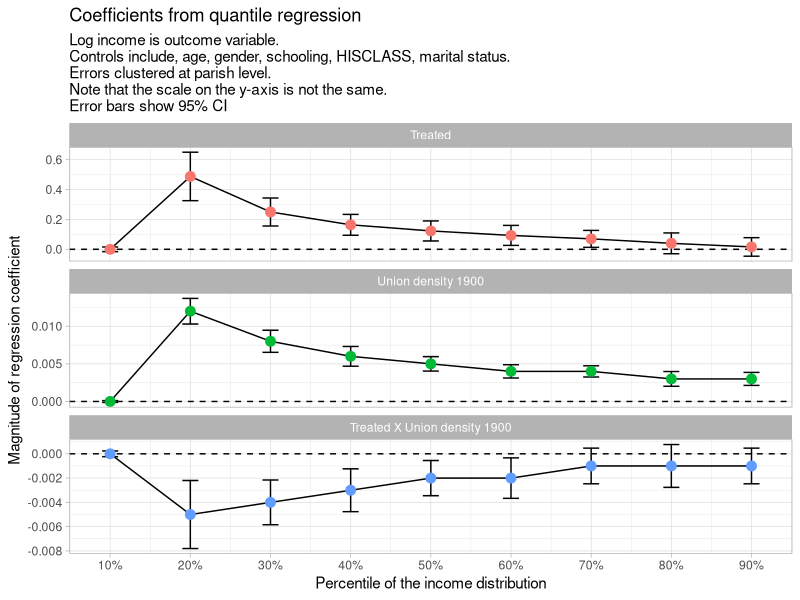
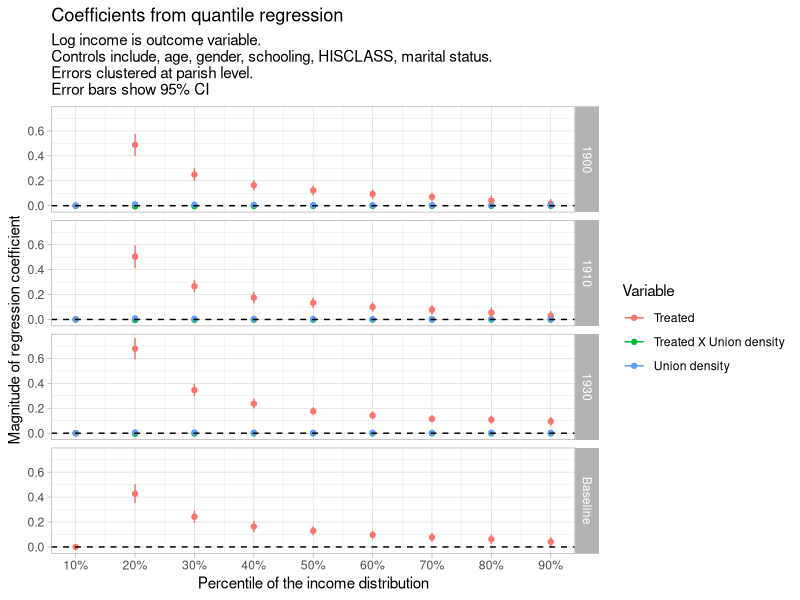

Reproduce these figures in R, in order.
## ---- chunk 1
library(tidyverse)
theme_set(theme_light())

# Create atheme_light()# Create a data frame for coefficients
coefficients <- data.frame(
  Variable = c("Birth Parish (Treated) = 1", 
               "popular_movement_density_1900_FA", 
               "Birth Parish (Treated) = 1 × popular_movement_density_1900_FA"),
  `1` = c(0.000, 0.000, -0.000),
  `2` = c(0.488, 0.012, -0.005),
  `3` = c(0.250, 0.008, -0.004),
  `4` = c(0.164, 0.006, -0.003),
  `5` = c(0.123, 0.005, -0.002),
  `6` = c(0.093, 0.004, -0.002),
  `7` = c(0.070, 0.004, -0.001),
  `8` = c(0.040, 0.003, -0.001),
  `9` = c(0.016, 0.003, -0.001)
) %>% 
  rename_with(-Variable, .fn = ~ str_replace(., "X", "decile_")) %>% 
  rename_with(-Variable, .fn = ~ str_c(., "0")) %>% 
  pivot_longer(-Variable, names_to = "decile", values_to = "coefficient") %>% 
  mutate(decile = as.numeric(str_extract(decile, "\\d\\d")))

# Create a data frame for standard errors
standard_errors <- data.frame(
  Variable = c("Birth Parish (Treated) = 1", 
               "popular_movement_density_1900_FA", 
               "Birth Parish (Treated) = 1 × popular_movement_density_1900_FA"),
  `1` = c(0.00791, 0.00006, 0.00012),
  `2` = c(0.08279, 0.00087, 0.00143),
  `3` = c(0.04783, 0.00075, 0.00094),
  `4` = c(0.03563, 0.00067, 0.00090),
  `5` = c(0.03425, 0.00049, 0.00074),
  `6` = c(0.03417, 0.00045, 0.00085),
  `7` = c(0.02889, 0.00038, 0.00075),
  `8` = c(0.03547, 0.00050, 0.00090),
  `9` = c(0.03168, 0.00044, 0.00075)
) %>% 
  rename_with(-Variable, .fn = ~ str_replace(., "X", "decile_")) %>% 
  rename_with(-Variable, .fn = ~ str_c(., "0")) %>% 
  pivot_longer(-Variable, names_to = "decile", values_to = "se") %>% 
  mutate(decile = as.numeric(str_extract(decile, "\\d\\d")))


df <- coefficients %>%
  inner_join(standard_errors, by = c("Variable", "decile")) %>%
  mutate(
    Variable = case_when(
      Variable == "Birth Parish (Treated) = 1" ~ "Treated",
      Variable == "popular_movement_density_1900_FA" ~ "Union density 1900",
      Variable == "Birth Parish (Treated) = 1 × popular_movement_density_1900_FA" ~ "Treated X Union density 1900"
    ),
    Variable = fct_relevel(Variable, "Union density 1900"),
    Variable = fct_relevel(Variable, "Treated")
  )

# Create the plot
df %>%
  ggplot(aes(decile, coefficient, group = Variable)) +
  facet_wrap(~Variable, nrow = 3, scales = "free_y") +
  geom_hline(yintercept = 0, lty = 2) +
  geom_errorbar(aes(ymin = coefficient - 1.96 * se, ymax = coefficient + 1.96 * se), width = 2) +
  geom_line() +
  geom_point(aes(colour = Variable), show.legend = F, cex = 3) +
  scale_x_continuous(labels = scales::percent_format(scale = 1), breaks = seq(10, 90, 10)) +
  labs(
    x = "Percentile of the income distribution",
    y = "Magnitude of regression coefficient",
    title = "Coefficients from quantile regression",
    subtitle = "Log income is outcome variable.\nControls include, age, gender, schooling, HISCLASS, marital status. \nErrors clustered at parish level. \nNote that the scale on the y-axis is not the same.\nError bars show 95% CI"
  )

## ---- chunk 2
library(dplyr)
library(tidyr)
library(stringr)
library(ggplot2)
library(tidyverse)

# Function to process baseline data
process_baseline <- function(coefficients, standard_errors) {
  
  coefficients <- coefficients %>%
    rename_with(-Variable, .fn = ~ str_replace(., "X", "decile_")) %>% 
    rename_with(-Variable, .fn = ~ str_c(., "0")) %>% 
    pivot_longer(-Variable, names_to = "decile", values_to = "coefficient") %>% 
    mutate(
      decile = as.numeric(str_extract(decile, "\\d\\d")),
      year = "Baseline",
      Variable = case_when(
        Variable == "Birth Parish (Treated)" ~ "Treated"
      )
    )
  
  standard_errors <- standard_errors %>%
    rename_with(-Variable, .fn = ~ str_replace(., "X", "decile_")) %>% 
    rename_with(-Variable, .fn = ~ str_c(., "0")) %>% 
    pivot_longer(-Variable, names_to = "decile", values_to = "se") %>% 
    mutate(
      decile = as.numeric(str_extract(decile, "\\d\\d")),
      year = "Baseline",
      Variable = case_when(
        Variable == "Birth Parish (Treated)" ~ "Treated"
      )
    )
  
  full_data <- merge(coefficients, standard_errors, by = c("Variable", "decile", "year"))
  return(full_data)
}


# Function to process a single year's data
process_year <- function(coefficients, standard_errors, year) {
  year_str <- as.character(year)
  
  coefficients <- coefficients %>%
    rename_with(-Variable, .fn = ~ str_replace(., "X", "decile_")) %>% 
    rename_with(-Variable, .fn = ~ str_c(., "0")) %>% 
    pivot_longer(-Variable, names_to = "decile", values_to = "coefficient") %>% 
    mutate(
      decile = as.numeric(str_extract(decile, "\\d\\d")),
      year = year,
      Variable = case_when(
        Variable == str_c("Birth Parish (Treated) = 1") ~ "Treated",
        Variable == str_c("popular_movement_density_", year_str, "_FA") ~ "Union density",
        Variable == str_c("Birth Parish (Treated) = 1 × popular_movement_density_", year_str, "_FA") ~ "Treated X Union density"
      )
    )
  
  standard_errors <- standard_errors %>%
    rename_with(-Variable, .fn = ~ str_replace(., "X", "decile_")) %>% 
    rename_with(-Variable, .fn = ~ str_c(., "0")) %>% 
    pivot_longer(-Variable, names_to = "decile", values_to = "se") %>% 
    mutate(
      decile = as.numeric(str_extract(decile, "\\d\\d")),
      year = year,
      Variable = case_when(
        Variable == str_c("Birth Parish (Treated) = 1") ~ "Treated",
        Variable == str_c("popular_movement_density_", year_str, "_FA") ~ "Union density",
        Variable == str_c("Birth Parish (Treated) = 1 × popular_movement_density_", year_str, "_FA") ~ "Treated X Union density"
      )
    )
  
  full_data <- merge(coefficients, standard_errors, by = c("Variable", "decile", "year"))
  return(full_data)
}


# Coefficients and Standard Errors for 1900
coefficients_1900 <- data.frame(
  Variable = c("Birth Parish (Treated) = 1", 
               "popular_movement_density_1900_FA", 
               "Birth Parish (Treated) = 1 × popular_movement_density_1900_FA"),
  `1` = c(0.000, 0.000, -0.000),
  `2` = c(0.488, 0.012, -0.005),
  `3` = c(0.250, 0.008, -0.004),
  `4` = c(0.164, 0.006, -0.003),
  `5` = c(0.123, 0.005, -0.002),
  `6` = c(0.093, 0.004, -0.002),
  `7` = c(0.070, 0.004, -0.001),
  `8` = c(0.040, 0.003, -0.001),
  `9` = c(0.016, 0.003, -0.001)
)

standard_errors_1900 <- data.frame(
  Variable = c("Birth Parish (Treated) = 1", 
               "popular_movement_density_1900_FA", 
               "Birth Parish (Treated) = 1 × popular_movement_density_1900_FA"),
  `1` = c(0.00791, 0.00006, 0.00012),
  `2` = c(0.08279, 0.00087, 0.00143),
  `3` = c(0.04783, 0.00075, 0.00094),
  `4` = c(0.03563, 0.00067, 0.00090),
  `5` = c(0.03425, 0.00049, 0.00074),
  `6` = c(0.03417, 0.00045, 0.00085),
  `7` = c(0.02889, 0.00038, 0.00075),
  `8` = c(0.03547, 0.00050, 0.00090),
  `9` = c(0.03168, 0.00044, 0.00075)
)

# Coefficients and Standard Errors for 1910
coefficients_1910 <- data.frame(
  Variable = c("Birth Parish (Treated) = 1", 
               "popular_movement_density_1910_FA", 
               "Birth Parish (Treated) = 1 × popular_movement_density_1910_FA"),
  `1` = c(0.000, 0.000, -0.000),
  `2` = c(0.504, 0.009, -0.004),
  `3` = c(0.266, 0.006, -0.003),
  `4` = c(0.175, 0.004, -0.002),
  `5` = c(0.133, 0.004, -0.002),
  `6` = c(0.100, 0.003, -0.001),
  `7` = c(0.078, 0.003, -0.001),
  `8` = c(0.054, 0.003, -0.001),
  `9` = c(0.029, 0.002, -0.001)
)

standard_errors_1910 <- data.frame(
  Variable = c("Birth Parish (Treated) = 1", 
               "popular_movement_density_1910_FA", 
               "Birth Parish (Treated) = 1 × popular_movement_density_1910_FA"),
  `1` = c(0.00817, 0.00003, 0.00007),
  `2` = c(0.08649, 0.00059, 0.00101),
  `3` = c(0.04459, 0.00048, 0.00060),
  `4` = c(0.04063, 0.00053, 0.00058),
  `5` = c(0.03661, 0.00033, 0.00046),
  `6` = c(0.03250, 0.00027, 0.00048),
  `7` = c(0.03201, 0.00025, 0.00049),
  `8` = c(0.03960, 0.00032, 0.00052),
  `9` = c(0.03477, 0.00029, 0.00047)
)

# Coefficients and Standard Errors for 1930
coefficients_1930 <- data.frame(
  Variable = c("Birth Parish (Treated) = 1", 
               "popular_movement_density_1930_FA", 
               "Birth Parish (Treated) = 1 × popular_movement_density_1930_FA"),
  `1` = c(0.000, 0.000, -0.000),
  `2` = c(0.678, 0.006, -0.004),
  `3` = c(0.346, 0.005, -0.002),
  `4` = c(0.237, 0.004, -0.001),
  `5` = c(0.176, 0.003, -0.001),
  `6` = c(0.143, 0.003, -0.001),
  `7` = c(0.115, 0.003, -0.001),
  `8` = c(0.108, 0.003, -0.001),
  `9` = c(0.095, 0.003, -0.001)
)

standard_errors_1930 <- data.frame(
  Variable = c("Birth Parish (Treated) = 1", 
               "popular_movement_density_1930_FA", 
               "Birth Parish (Treated) = 1 × popular_movement_density_1930_FA"),
  `1` = c(0.00717, 0.00003, 0.00004),
  `2` = c(0.08049, 0.00054, 0.00064),
  `3` = c(0.04475, 0.00025, 0.00047),
  `4` = c(0.03413, 0.00023, 0.00033),
  `5` = c(0.02660, 0.00017, 0.00031),
  `6` = c(0.02776, 0.00015, 0.00026),
  `7` = c(0.02407, 0.00017, 0.00031),
  `8` = c(0.02899, 0.00022, 0.00040),
  `9` = c(0.02989, 0.00022, 0.00035)
)

# Coefficients and Standard Errors for Baseline
coefficients_baseline <- data.frame(
  Variable = c("Birth Parish (Treated)"),
  `1` = c(0.000),
  `2` = c(0.427),
  `3` = c(0.242),
  `4` = c(0.164),
  `5` = c(0.129),
  `6` = c(0.097),
  `7` = c(0.078),
  `8` = c(0.062),
  `9` = c(0.041)
)

standard_errors_baseline <- data.frame(
  Variable = c("Birth Parish (Treated)"),
  `1` = c(0.00691),
  `2` = c(0.07115),
  `3` = c(0.04430),
  `4` = c(0.03977),
  `5` = c(0.03042),
  `6` = c(0.02953),
  `7` = c(0.03062),
  `8` = c(0.03427),
  `9` = c(0.03319)
)

# Process each year's data
data_1900 <- process_year(coefficients_1900, standard_errors_1900, 1900)
data_1910 <- process_year(coefficients_1910, standard_errors_1910, 1910)
data_1930 <- process_year(coefficients_1930, standard_errors_1930, 1930)

# Combine all the data
all_year_data <- bind_rows(data_1900, data_1910, data_1930) %>%
  mutate(
    Variable = fct_relevel(Variable, "Union density"),
    Variable = fct_relevel(Variable, "Treated"),
    year = as.character(year)
  )

# Process baseline data
baseline_data <- process_baseline(coefficients_baseline, standard_errors_baseline)

# Combine all data
all_data <- bind_rows(baseline_data, all_year_data)

# Create a facet plot
ggplot(all_data, aes(x = decile, y = coefficient, color = Variable)) +
  geom_point() +
  geom_errorbar(aes(ymin = coefficient - se, ymax = coefficient + se), width = 0.2) +
  facet_grid(year ~ .) +
  theme_light() +
  geom_hline(yintercept = 0, lty = 2) +
  scale_x_continuous(labels = scales::percent_format(scale = 1), breaks = seq(10, 90, 10)) +
  labs(
    x = "Percentile of the income distribution",
    y = "Magnitude of regression coefficient",
    title = "Coefficients from quantile regression",
    subtitle = "Log income is outcome variable.\nControls include, age, gender, schooling, HISCLASS, marital status. \nErrors clustered at parish level. \nError bars show 95% CI"
  )
